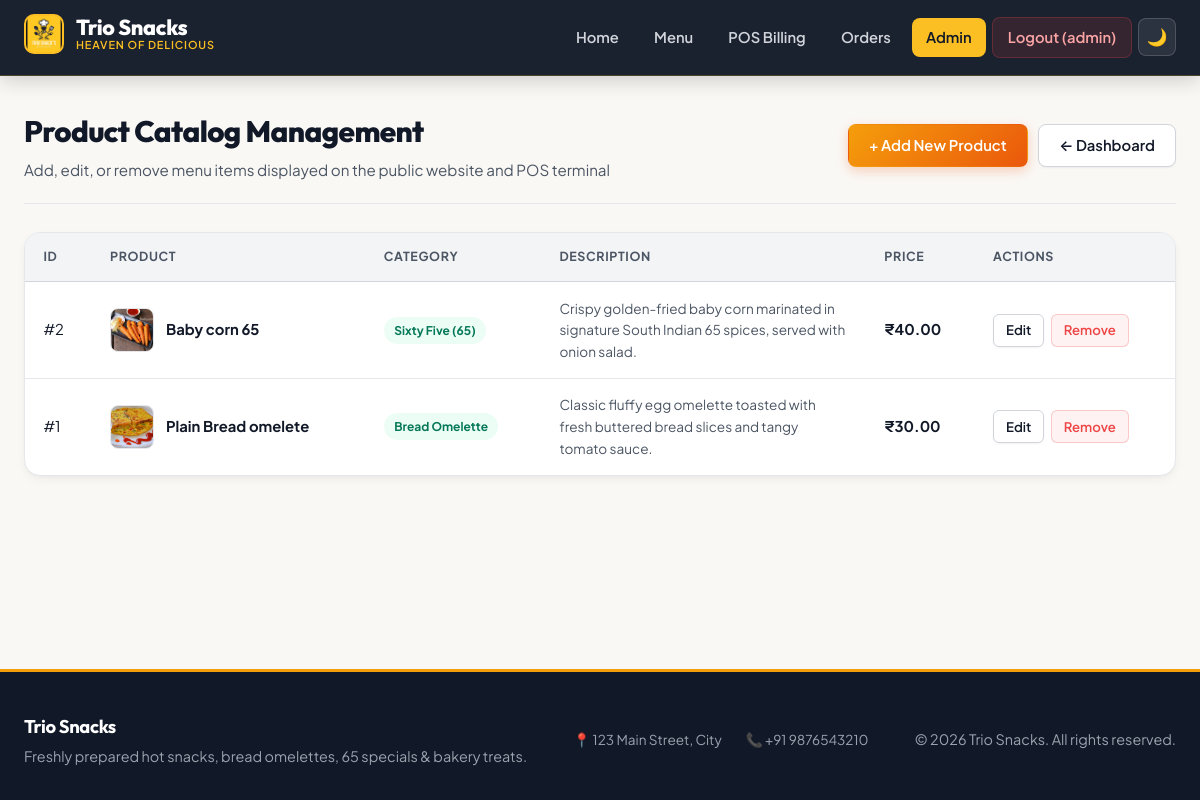
/admin/products (signed in), run on the app's committed database.
### models.py (models this page shows, shortened)
class Setting(db.Model):
    __tablename__ = "settings"
    id = db.Column(db.Integer, primary_key=True)
    key = db.Column(db.String(100), unique=True, nullable=False, index=True)
    value = db.Column(db.Text, nullable=False)
    description = db.Column(db.String(255))
    updated_at = db.Column(db.DateTime, default=datetime.utcnow, onupdate=datetime.utcnow)

class Product(db.Model):
    __tablename__ = "products"
    id = db.Column(db.Integer, primary_key=True)
    name = db.Column(db.String(200), nullable=False, index=True)
    category = db.Column(db.String(50), nullable=False, index=True)
    price = db.Column(db.Float, nullable=False)
    stock_quantity = db.Column(db.Integer, default=999, nullable=False)
    description = db.Column(db.Text, default="")
    image_url = db.Column(db.String(255))
    barcode = db.Column(db.String(100), unique=True, index=True, nullable=True)
    is_available = db.Column(db.Boolean, default=True, nullable=False)
    created_at = db.Column(db.DateTime, default=datetime.utcnow)
    updated_at = db.Column(db.DateTime, default=datetime.utcnow, onupdate=datetime.utcnow)
    order_items = db.relationship("OrderItem", backref="product", lazy=True)

### app.py (the view)
@app.route("/admin/products")
@admin_required
def admin_products():
    products = Product.query.filter_by(is_available=True).order_by(Product.name.asc()).all()
    raw_categories = db.session.query(Product.category).distinct().all()
    categories = [c[0] for c in raw_categories if c[0]]
    return render_template("admin/products.html", products=products, categories=categories)

### app.py (called while the page is built)
def get_setting_value(key: str, default: str = "") -> str:
    try:
        setting = Setting.query.filter_by(key=key).first()
        return setting.value if setting and setting.value is not None else default
    except Exception:
        return default

@app.template_filter("format_category")
def format_category_filter(value: str) -> str:
    return format_category_label(value)

@app.context_processor
def inject_global_context():
    shop_name = get_setting_value("shop_name", "Trio Snacks")
    shop_logo = get_setting_value(
        "shop_logo", "20260103_141024_WhatsApp_Image_2026-01-03_at_12.56.07_PM.jpeg"
    )
    shop_address = get_setting_value("shop_address", "123 Main Street, City")
    shop_phone = get_setting_value("shop_phone", "+91 9876543210")
    return {
        "global_shop_name": shop_name,
        "global_shop_logo": shop_logo,
        "global_shop_address": shop_address,
        "global_shop_phone": shop_phone,
        "current_year": datetime.now().year,
    }

@app.before_request
def ensure_db_ready():
    if not _db_initialized:
        init_db()

### auth.py (called while the page is built)
def get_current_user():
    user_id = session.get("user_id")
    if not user_id:
        return None
    return db.session.get(User, user_id)

def login_required(f):
    @wraps(f)
    def decorated_function(*args, **kwargs):
        if "user_id" not in session or not get_current_user():
            session.clear()
            if request.path.startswith("/api/"):
                return jsonify({"error": "Authentication required"}), 401
            return redirect(url_for("login", next=request.path))
        return f(*args, **kwargs)
    return decorated_function

def admin_required(f):
    @wraps(f)
    @login_required
    def decorated_function(*args, **kwargs):
        user = get_current_user()
        if not user or not user.is_admin():
            if request.path.startswith("/api/"):
                return jsonify({"error": "Administrator privileges required"}), 403
            return redirect(url_for("billing"))
        return f(*args, **kwargs)
    return decorated_function

### models.py (called while the page is built)
def format_category_label(raw_category: str) -> str:
    if not raw_category:
        return "General"
    if raw_category in CATEGORY_LABELS:
        return CATEGORY_LABELS[raw_category]
    return raw_category.replace("_", " ").strip().title()

    def is_admin(self) -> bool:
        return self.role == "admin"

### templates/admin/products.html (shortened to what this page needs)
{% extends "base.html" %}
{% block content %}
<div class="container">
    <div class="page-header">
        <div>
            <h1>Product Catalog Management</h1>
            <p>Add, edit, or remove menu items displayed on the public website and POS terminal</p>
        </div>
        <div style="display:flex;gap:0.65rem;flex-wrap:wrap;">
            <button type="button" class="btn btn-primary" onclick="showAddProductModal()">+ Add New Product</button>
            <a href="{{ url_for('admin_dashboard') }}" class="btn btn-secondary">&larr; Dashboard</a>
        </div>
    </div>
    <div class="products-table-container">
        {% if products %}
        <table class="data-table">
            <thead>
                <tr>
                    <th>ID</th>
                    <th>Product</th>
                    <th>Category</th>
                    <th>Description</th>
                    <th>Price</th>
                    <th>Actions</th>
                </tr>
            </thead>
            <tbody>
                {% for product in products %}
                <tr>
                    <td>#{{ product.id }}</td>
                    <td>
                        <div style="display: flex; align-items: center; gap: 0.75rem;">
                            {% if product.image_url %}
                                <img src="{{ url_for('static', filename='images/products/' + product.image_url) }}"
                                     alt="{{ product.name }}"
                                     style="width: 44px; height: 44px; object-fit: cover; border-radius: 8px; border: 1px solid var(--border-color);"
                                     onerror="this.src='/uploads/{{ product.image_url }}'">
                            {% else %}
                                <div style="width:44px;height:44px;border-radius:8px;background:var(--gradient-brand);color:#fff;display:flex;align-items:center;justify-content:center;font-weight:800;">
                                    {{ product.name[0]|upper }}
                                </div>
                            {% endif %}
                            <strong>{{ product.name }}</strong>
                        </div>
                    </td>
                    <td><span class="badge success">{{ product.category|format_category }}</span></td>
                    <td style="max-width: 280px; color: var(--text-secondary); font-size: 0.85rem;">
                        {{ product.description or '—' }}
                    </td>
                    <td><strong>₹{{ "%.2f"|format(product.price) }}</strong></td>
                    <td>
                        <div style="display:flex;gap:0.4rem;">
                            <button type="button" class="btn btn-sm btn-secondary"
                                    onclick='showEditProductModal({{ product.id }}, {{ product.name|tojson }}, {{ product.category|tojson }}, {{ product.price }}, {{ (product.description or "")|tojson }}, {{ (product.image_url or "")|tojson }})'>
                                Edit
                            </button>
                            <button type="button" class="btn btn-sm btn-danger"
                                    onclick='deleteProduct({{ product.id }}, {{ product.name|tojson }})'>
                                Remove
                            </button>
                        </div>
                    </td>
                </tr>
                {% endfor %}
            </tbody>
        </table>
        {% else %}
            <p class="no-data">No products available. Click "+ Add New Product" to populate your menu.</p>
        {% endif %}
    </div>
</div>
{% endblock %}

### templates/base.html (shortened to what this page needs)
<!DOCTYPE html>
<html lang="en">
<head>
    <link rel="stylesheet" href="{{ url_for('static', filename='css/main.css') }}">
    <link rel="stylesheet" href="{{ url_for('static', filename='css/dark-mode.css') }}">
</head>
<body>
    <nav class="navbar">
        <div class="container">
            <div class="nav-brand">
                <a href="{{ url_for('home') }}">
                    {% if global_shop_logo %}
                        <img src="{{ url_for('static', filename='images/' + global_shop_logo) }}"
                             alt="{{ global_shop_name }}"
                             class="nav-brand-logo"
                             onerror="this.style.display='none'">
                    {% else %}
                        <span class="nav-brand-badge">TS</span>
                    {% endif %}
                    <div class="nav-brand-text">
                        <span>{{ global_shop_name }}</span>
                        <span class="nav-brand-sub">Heaven of Delicious</span>
                    </div>
                </a>
            </div>
            <ul class="nav-menu" id="main-nav-menu">
                <li>
                    <a href="{{ url_for('home') }}" class="{% if request.path == '/' %}active{% endif %}">Home</a>
                </li>
                <li>
                    <a href="{{ url_for('menu') }}" class="{% if request.path.startswith('/menu') %}active{% endif %}">Menu</a>
                </li>
                {% if session.user_id %}
                    <li>
                        <a href="{{ url_for('billing') }}" class="{% if request.path.startswith('/billing') %}active{% endif %}">POS Billing</a>
                    </li>
                    <li>
                        <a href="{{ url_for('orders') }}" class="{% if request.path.startswith('/orders') %}active{% endif %}">Orders</a>
                    </li>
                    {% if session.role == 'admin' %}
                        <li>
                            <a href="{{ url_for('admin_dashboard') }}" class="{% if request.path.startswith('/admin') %}active{% endif %}">Admin</a>
                        </li>
                    {% endif %}
                    <li>
                        <a href="{{ url_for('logout') }}" class="nav-logout">Logout ({{ session.username }})</a>
                    </li>
                {% else %}
                    <li>
                        <a href="{{ url_for('login') }}" class="{% if request.path.startswith('/login') %}active{% endif %}">Staff Login</a>
                    </li>
                {% endif %}
                <li>
                    <button type="button" class="nav-theme-btn" data-theme-toggle title="Toggle Dark Mode">🌙</button>
                </li>
            </ul>
        </div>
    </nav>
    <main class="main-content">
        {% block content %}{% endblock %}
    </main>
    <footer class="footer">
        <div class="container">
            <div class="footer-grid">
                <div class="footer-brand">
                    <h4>{{ global_shop_name }}</h4>
                    <p>Freshly prepared hot snacks, bread omelettes, 65 specials &amp; bakery treats.</p>
                </div>
                <div class="footer-contact">
                    {% if global_shop_address %}
                        <span>📍 {{ global_shop_address }}</span>
                    {% endif %}
                    {% if global_shop_phone %}
                        <span>📞 {{ global_shop_phone }}</span>
                    {% endif %}
                </div>
                <div>
                    <p>&copy; {{ current_year }} {{ global_shop_name }}. All rights reserved.</p>
                </div>
            </div>
        </div>
    </footer>
</body>
</html>

### data on the page
Setting: value (picture)
Setting: value "Trio Snacks"
Product: id "2", image_url (picture), name "Baby corn 65", category "Sixty Five (65)", description "Crispy golden-fried baby corn marinated in signature South Indian 65 spices, served with onion salad.", price "40.00"
Product: id "1", image_url (picture), name "Plain Bread omelete", category "Bread Omelette", description "Classic fluffy egg omelette toasted with fresh buttered bread slices and tangy tomato sauce.", price "30.00"
Setting: value "123 Main Street, City"
Setting: value "+91 9876543210"

### other printed values
{{ session.username }} "admin"
